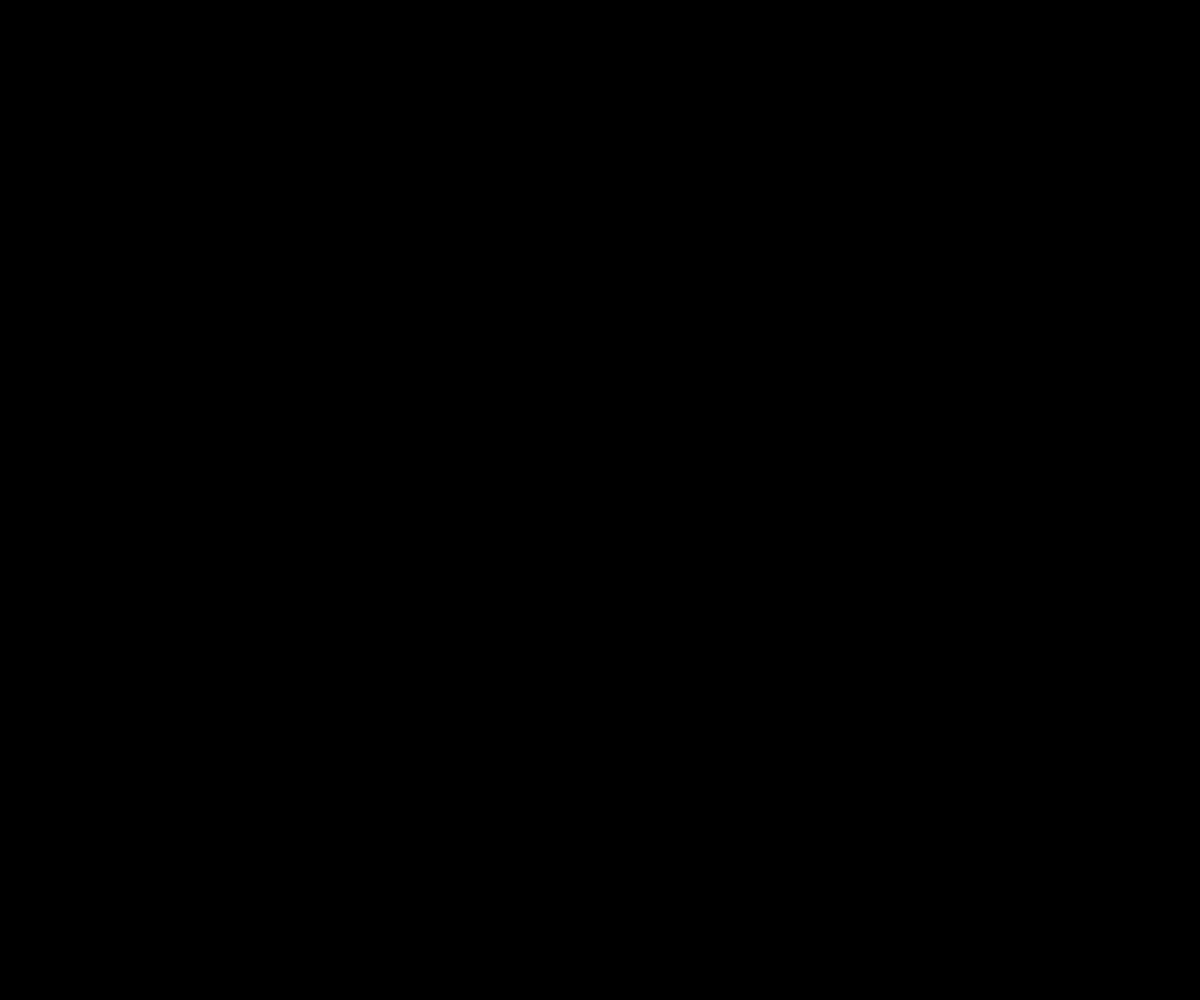
Frame 1 (no input)
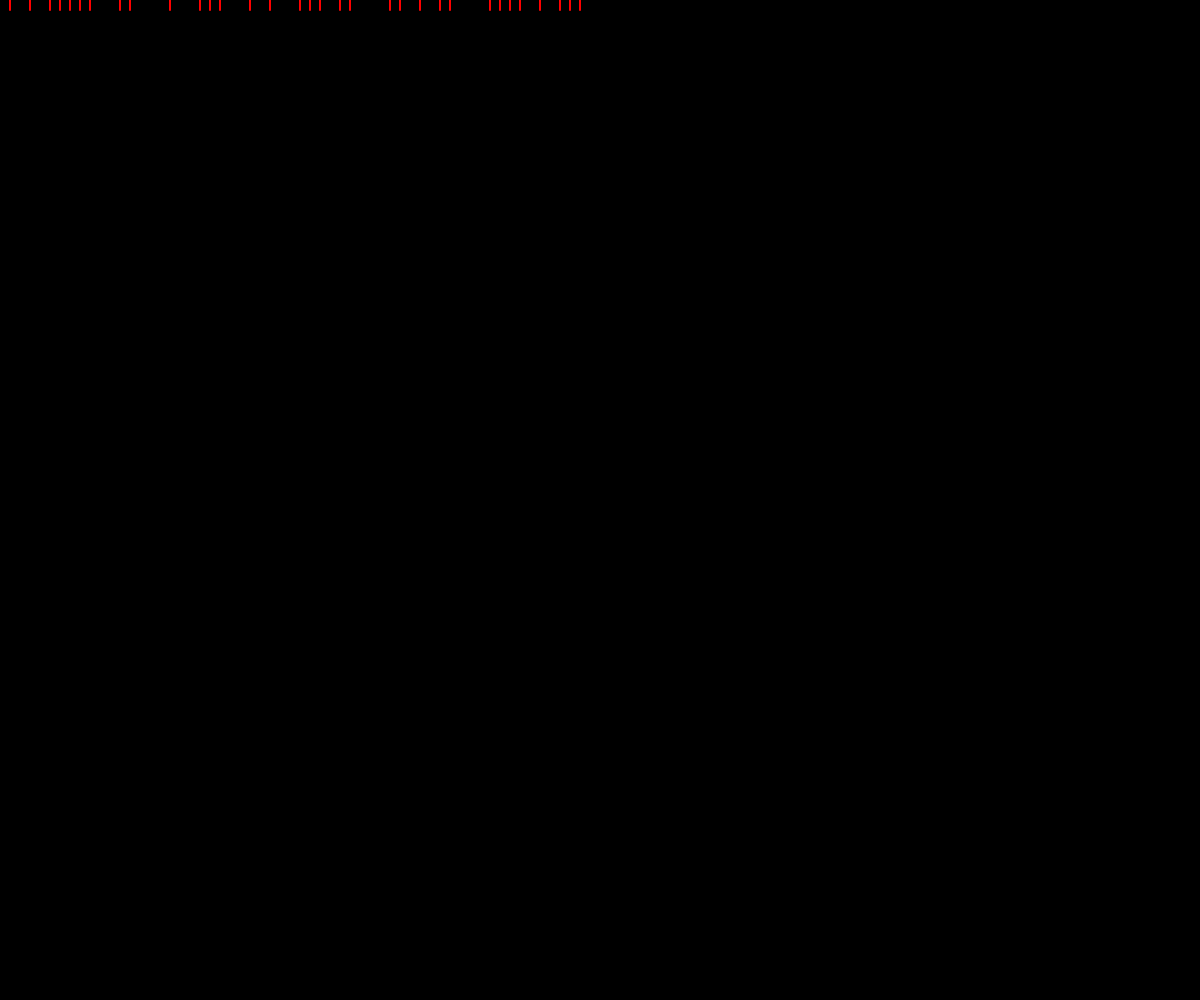
Frame 60 (no input)
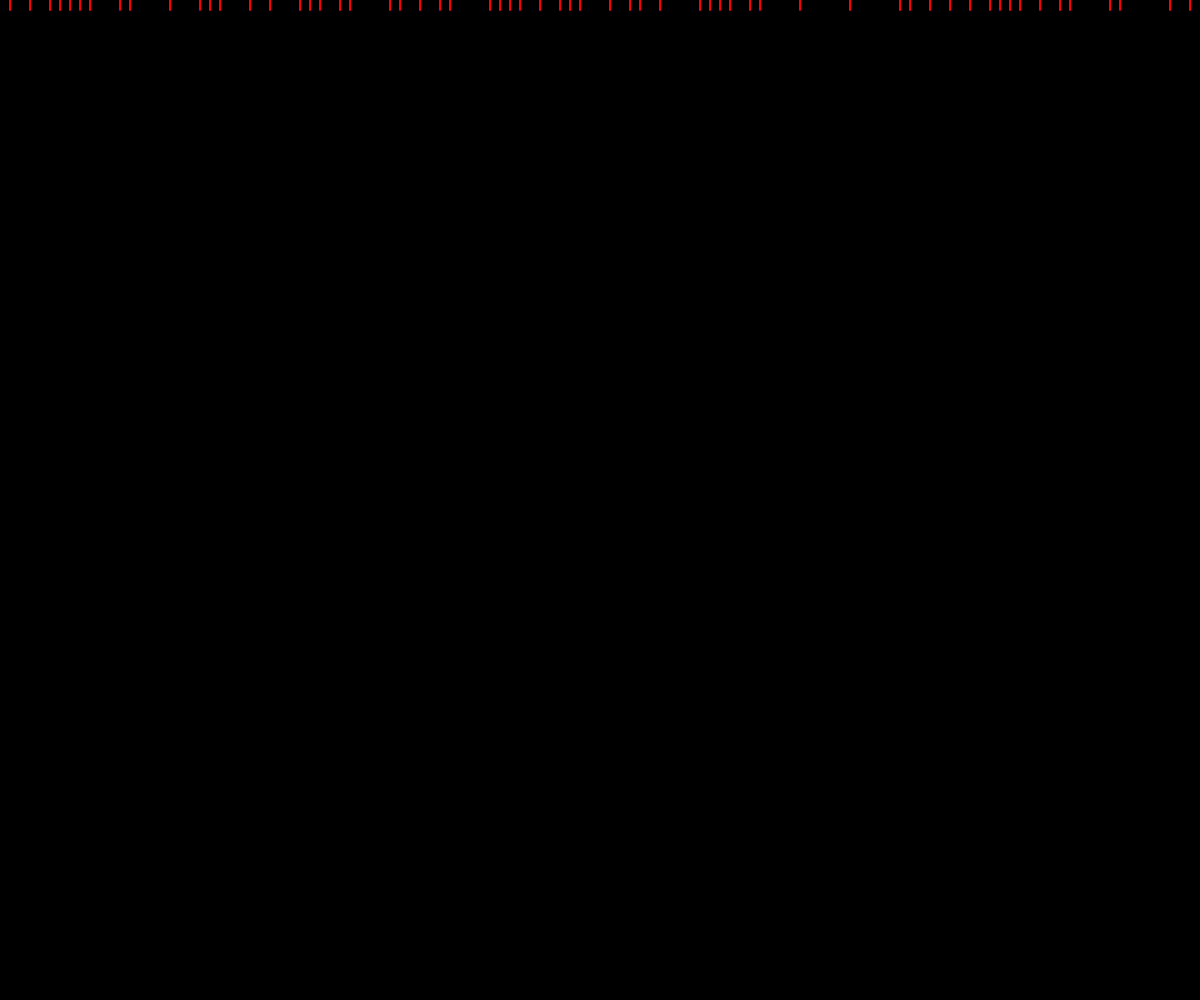
Frame 120 (the mouse pressed at the canvas centre since frame 60)

The p5.js sketch that drew these frames (run headless with seeded random() and noise() and a simulated clock; from frame 60 on, the mouse is pressed at the canvas centre):

// p5.js sketch
// ── sketch.js
let x = 0;
let y = 0;
let spacing = 10;
let col = 0;
let inc = 5;

function setup() {
    createCanvas (windowWidth, windowHeight);
    background(0);
    colorMode(HSB);
}

function draw() {
    stroke(col, 255, 255);
    strokeWeight(2);
    if (random(1) < 0.50) {
        line(x, y, x, y + spacing);    
    } 
    
    x = x + spacing;
    
    if (x > width) {
        x = 0;
        y = y + spacing;
        col = col + inc;
        if (col > 255 || col < 0) {
            inc = inc*-1;
        }
    }
    
    if (y > height) {
        y = 0;
        background(0);
    }
    
    
}
